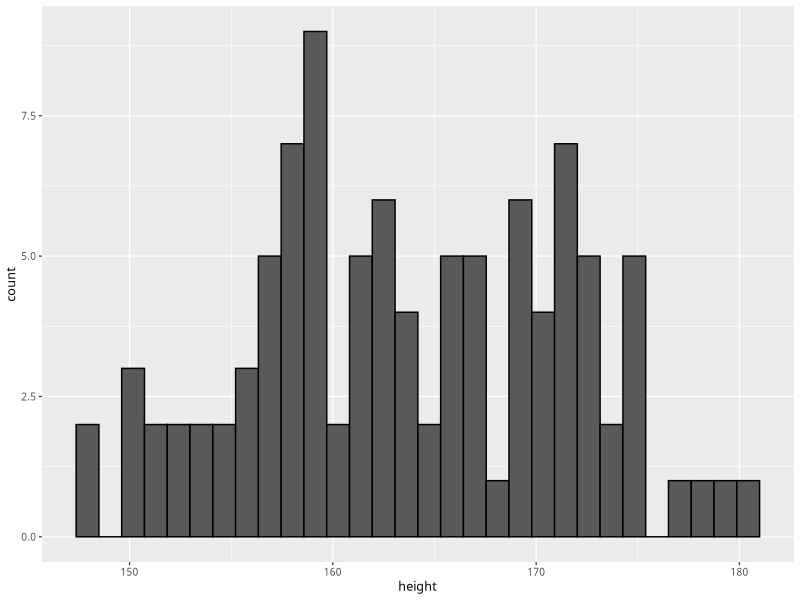
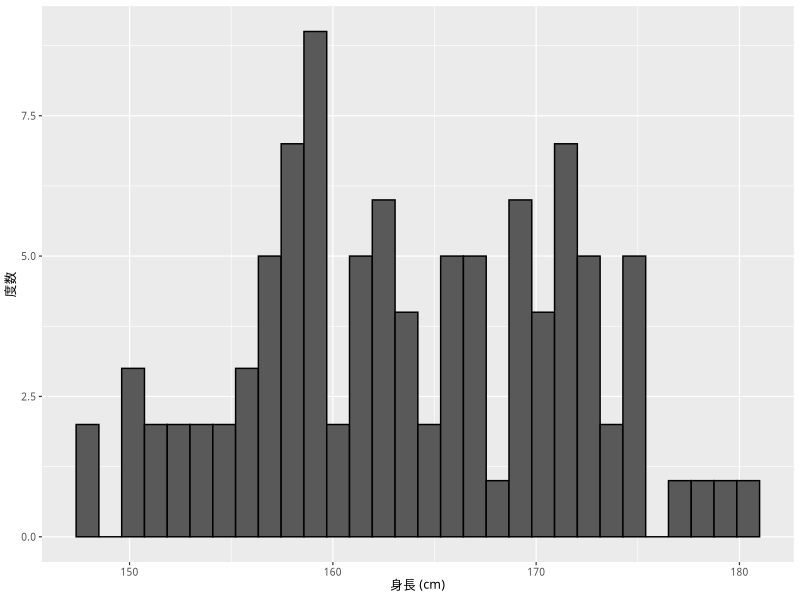
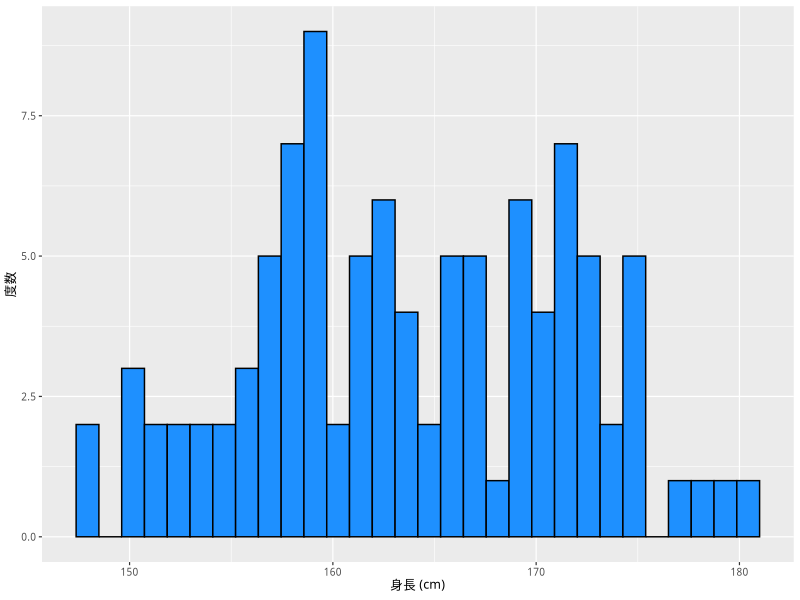
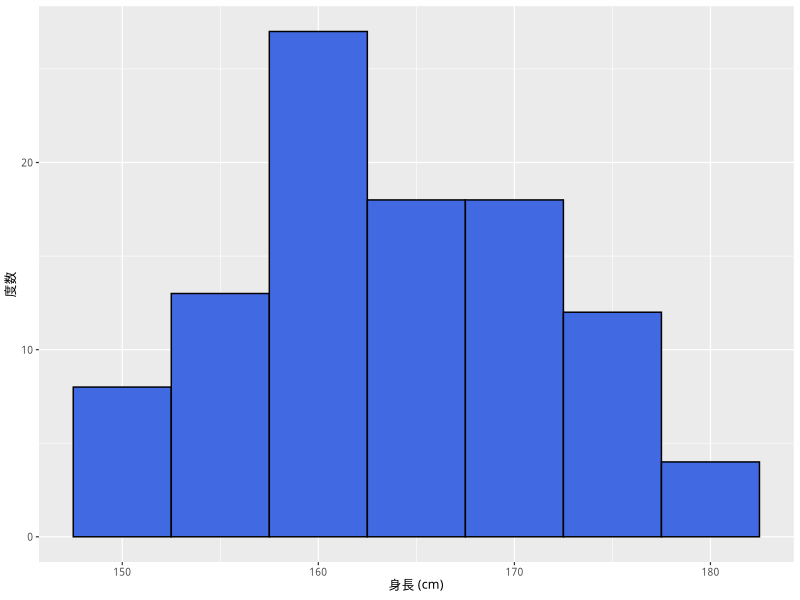
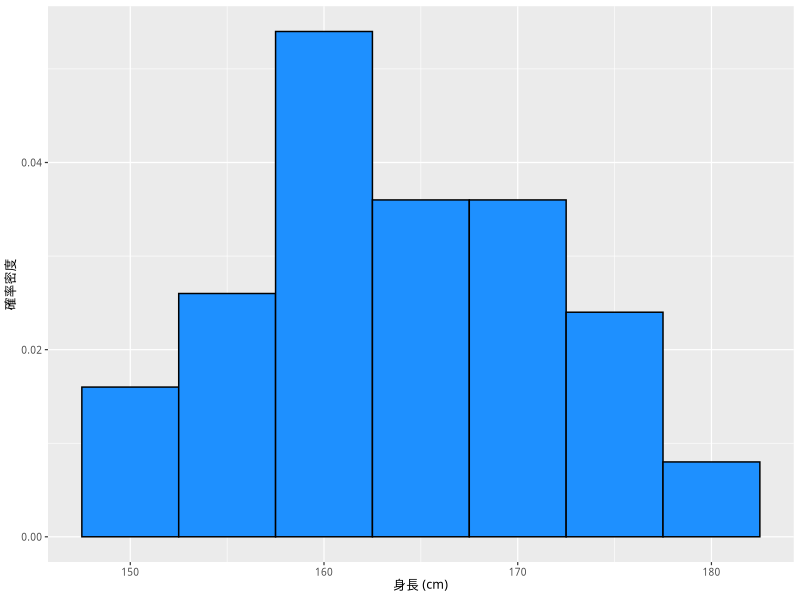
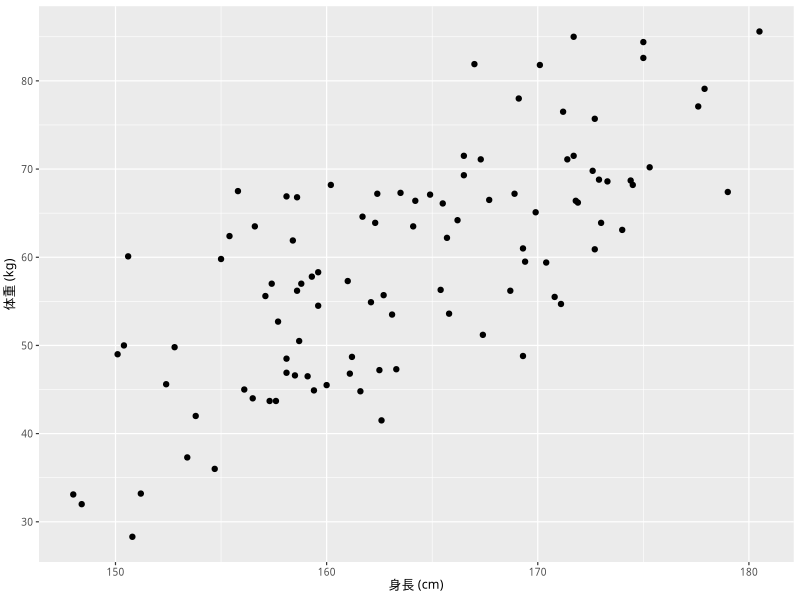
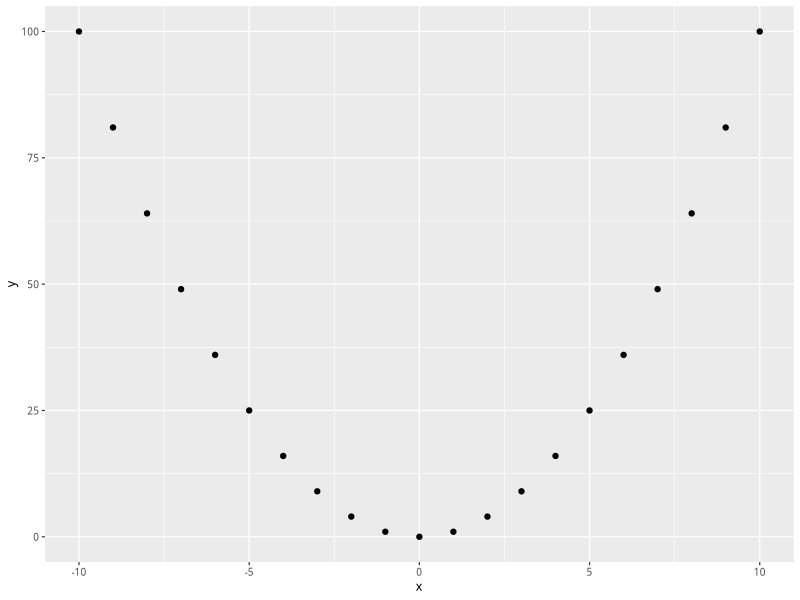

Write the R code that produced these figures, in order.
## ---- chunk 1
#| message: false
library(tidyverse)
## ---- chunk 2
theme_set(theme_gray(base_size   = 9,
                     base_family = "IPAexGothic"))
## ---- chunk 3
#| message: false
myd <- read_csv("data/fake_data_01.csv")
## ---- chunk 4
head(myd)          # 行数を指定しないと6行分
tail(myd, n = 8)   # 最後の8行分
## ---- chunk 5
names(myd)
## ---- chunk 6
dim(myd)
## ---- chunk 7
glimpse(myd)
## ---- chunk 8
summary(myd)
## ---- chunk 9
mean(myd$height)
## ---- chunk 10
median(myd$height)
## ---- chunk 11
var(myd$height)
## ---- chunk 12
sd(myd$height)
## ---- chunk 13
sqrt(var(myd$height))
## ---- chunk 14
max(myd$height) - min(myd$height)
## ---- chunk 15
range(myd$height)
## ---- chunk 16
IQR(myd$height)
## ---- chunk 17
(q1 <- quantile(myd$height, prob = 0.25))
## ---- chunk 18
(q3 <- quantile(myd$height, prob = 0.75))
## ---- chunk 19
q3 - q1
## ---- chunk 20
quantile(myd$height, prob = c(0.22, 0.77, 0.87))
## ---- chunk 21
quantile(myd$height, prob = c(0, 0.25, 0.5, 0.75, 1))
## ---- chunk 22
fivenum(myd$height)
## ---- chunk 23
#| message: false
hist_h <- ggplot(myd, aes(x = height)) +
  geom_histogram(color = "black")
plot(hist_h)
## ---- chunk 24
#| message: false
hist_h2 <- hist_h + 
    labs(x = "身長 (cm)", y = "度数")
plot(hist_h2)
## ---- chunk 25
#| message: false
hist_h3 <- ggplot(myd, aes(x = height)) +
  geom_histogram(color = "black", fill = "dodgerblue") +
  labs(x = "身長 (cm)", y = "度数")
plot(hist_h3)
## ---- chunk 26
hist_h4 <- ggplot(myd, aes(x = height)) +
  geom_histogram(color = "black", 
                 fill = "royalblue", 
                 binwidth = 5) +
  labs(x = "身長 (cm)", y = "度数")
plot(hist_h4)
## ---- chunk 27
hist_h5 <- ggplot(myd, aes(x = height, y = after_stat(density))) +
  geom_histogram(color = "black", 
                 fill = "dodgerblue", 
                 binwidth = 5) +
  labs(x = "身長 (cm)", y = "確率密度")
print(hist_h5)
## ---- chunk 28
scat <- ggplot(myd, aes(x = height, y = weight)) +
  geom_point() +
  labs(x = "身長 (cm)", y = "体重 (kg)")
plot(scat)
## ---- chunk 29
cor(myd$height, myd$weight)
## ---- chunk 30
x <- -10:10
y <- x ^ 2
cor(x, y)
## ---- chunk 31
newd <- tibble(x = x, y = y)
scat2 <- ggplot(newd, aes(x = x, y = y)) +
  geom_point()
plot(scat2)
